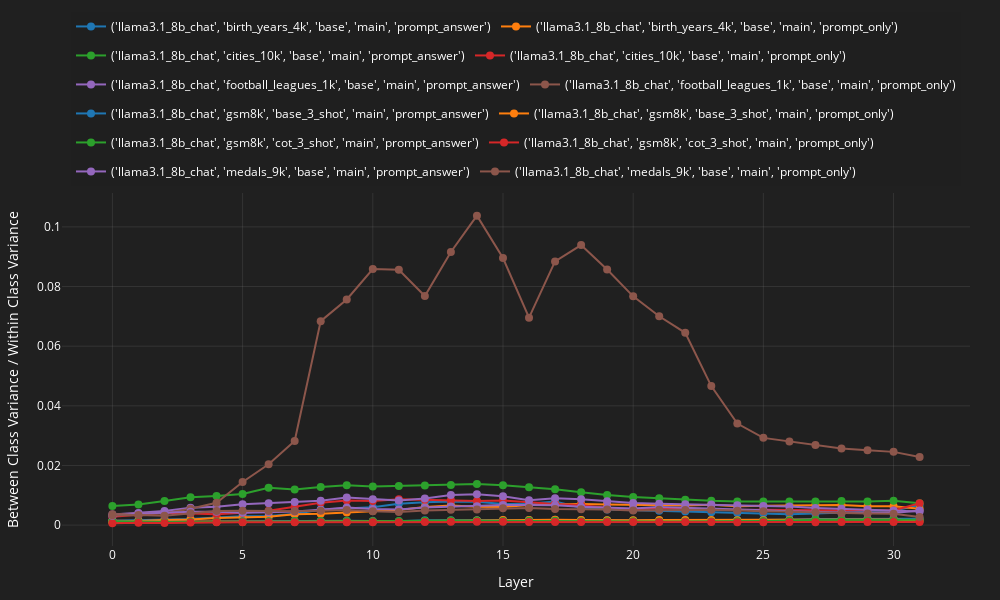

The notebook cell saved with this chart:
### Code cell
plot_interactive_lineplot(
    df_dict={str(k): v.set_index("layer")[["between_over_within_class_variance"]] for k, v in between_over_within_class_variance_df.groupby(["model_id", "dataset_id", "prompt_id", "subset_id", "input_type"])},
    x_label="Layer",
    y_label="Between Class Variance / Within Class Variance",
    save_path=f"./classification_data/figures/res_df_llama31_8B_4_memory_datasets_between_over_within_class_variance{PCA_COMONENTS_LABEL}.html"
)

### Figure 1 — Plotly figure (JSON) as saved in the notebook; plotly's stock layout.template omitted (floating-point values rounded to 4 significant figures)
{"data": [{"legendgroup": "('llama3.1_8b_chat', 'birth_years_4k', 'base', 'main', 'prompt_answer')", "line": {"color": "#1f77b4", "width": 2}, "marker": {"size": 8}, "mode": "lines+markers", "name": "('llama3.1_8b_chat', 'birth_years_4k', 'base', 'main', 'prompt_answer')", "type": "scatter", "x": [0, 1, 2, 3, 4, 5, 6, 7, 8, 9, 10, 11, 12, 13, 14, 15, 16, 17, 18, 19, 20, 21, 22, 23, 24, 25, 26, 27, 28, 29, 30, 31], "y": [0.001438, 0.001629, 0.001865, 0.002052, 0.002565, 0.002969, 0.00307, 0.003705, 0.005206, 0.005624, 0.005964, 0.007173, 0.007689, 0.007901, 0.00782, 0.00705, 0.007187, 0.007925, 0.005831, 0.005267, 0.005035, 0.004797, 0.004532, 0.004276, 0.004056, 0.003878, 0.003608, 0.003881, 0.004275, 0.004424, 0.004853, 0.006754]}, {"legendgroup": "('llama3.1_8b_chat', 'birth_years_4k', 'base', 'main', 'prompt_only')", "line": {"color": "#ff7f0e", "width": 2}, "marker": {"size": 8}, "mode": "lines+markers", "name": "('llama3.1_8b_chat', 'birth_years_4k', 'base', 'main', 'prompt_only')", "type": "scatter", "x": [0, 1, 2, 3, 4, 5, 6, 7, 8, 9, 10, 11, 12, 13, 14, 15, 16, 17, 18, 19, 20, 21, 22, 23, 24, 25, 26, 27, 28, 29, 30, 31], "y": [0.001421, 0.001388, 0.001716, 0.001907, 0.002419, 0.002524, 0.002827, 0.003604, 0.003772, 0.004257, 0.004738, 0.005046, 0.006056, 0.006564, 0.006141, 0.006091, 0.006778, 0.007058, 0.007105, 0.006887, 0.006718, 0.006724, 0.006598, 0.006863, 0.006367, 0.006513, 0.006667, 0.006771, 0.006767, 0.006294, 0.006335, 0.005519]}, {"legendgroup": "('llama3.1_8b_chat', 'cities_10k', 'base', 'main', 'prompt_answer')", "line": {"color": "#2ca02c", "width": 2}, "marker": {"size": 8}, "mode": "lines+markers", "name": "('llama3.1_8b_chat', 'cities_10k', 'base', 'main', 'prompt_answer')", "type": "scatter", "x": [0, 1, 2, 3, 4, 5, 6, 7, 8, 9, 10, 11, 12, 13, 14, 15, 16, 17, 18, 19, 20, 21, 22, 23, 24, 25, 26, 27, 28, 29, 30, 31], "y": [0.006407, 0.006933, 0.008097, 0.009309, 0.009789, 0.01042, 0.01252, 0.01194, 0.01277, 0.01338, 0.01294, 0.01314, 0.01327, 0.01348, 0.01376, 0.01336, 0.01269, 0.01202, 0.01105, 0.01006, 0.009387, 0.008967, 0.008488, 0.008145, 0.007957, 0.007943, 0.007929, 0.007913, 0.008057, 0.007956, 0.008202, 0.007296]}, {"legendgroup": "('llama3.1_8b_chat', 'cities_10k', 'base', 'main', 'prompt_only')", "line": {"color": "#d62728", "width": 2}, "marker": {"size": 8}, "mode": "lines+markers", "name": "('llama3.1_8b_chat', 'cities_10k', 'base', 'main', 'prompt_only')", "type": "scatter", "x": [0, 1, 2, 3, 4, 5, 6, 7, 8, 9, 10, 11, 12, 13, 14, 15, 16, 17, 18, 19, 20, 21, 22, 23, 24, 25, 26, 27, 28, 29, 30, 31], "y": [0.002846, 0.003352, 0.004108, 0.003922, 0.003602, 0.00411, 0.004815, 0.006171, 0.007514, 0.008249, 0.008076, 0.00868, 0.008538, 0.008378, 0.008085, 0.008224, 0.00754, 0.007058, 0.00662, 0.005846, 0.005334, 0.005679, 0.005526, 0.005306, 0.005039, 0.005153, 0.004981, 0.004851, 0.004869, 0.004944, 0.004924, 0.007346]}, {"legendgroup": "('llama3.1_8b_chat', 'football_leagues_1k', 'base', 'main', 'prompt_answer')", "line": {"color": "#9467bd", "width": 2}, "marker": {"size": 8}, "mode": "lines+markers", "name": "('llama3.1_8b_chat', 'football_leagues_1k', 'base', 'main', 'prompt_answer')", "type": "scatter", "x": [0, 1, 2, 3, 4, 5, 6, 7, 8, 9, 10, 11, 12, 13, 14, 15, 16, 17, 18, 19, 20, 21, 22, 23, 24, 25, 26, 27, 28, 29, 30, 31], "y": [0.00355, 0.004047, 0.004763, 0.00581, 0.006176, 0.006967, 0.007362, 0.007759, 0.008176, 0.00927, 0.008694, 0.008289, 0.008949, 0.01011, 0.01033, 0.009677, 0.008303, 0.00898, 0.008641, 0.008018, 0.007452, 0.007187, 0.006962, 0.006952, 0.006689, 0.00641, 0.006201, 0.005751, 0.005456, 0.005236, 0.004891, 0.004524]}, {"legendgroup": "('llama3.1_8b_chat', 'football_leagues_1k', 'base', 'main', 'prompt_only')", "line": {"color": "#8c564b", "width": 2}, "marker": {"size": 8}, "mode": "lines+markers", "name": "('llama3.1_8b_chat', 'football_leagues_1k', 'base', 'main', 'prompt_only')", "type": "scatter", "x": [0, 1, 2, 3, 4, 5, 6, 7, 8, 9, 10, 11, 12, 13, 14, 15, 16, 17, 18, 19, 20, 21, 22, 23, 24, 25, 26, 27, 28, 29, 30, 31], "y": [0.003628, 0.003773, 0.003965, 0.005509, 0.007464, 0.01444, 0.02042, 0.02822, 0.06839, 0.07566, 0.08584, 0.08563, 0.07681, 0.09159, 0.1038, 0.08957, 0.06955, 0.08843, 0.09389, 0.08573, 0.07671, 0.07002, 0.06448, 0.04661, 0.03405, 0.02925, 0.02806, 0.02687, 0.02565, 0.02511, 0.02456, 0.02283]}, {"legendgroup": "('llama3.1_8b_chat', 'gsm8k', 'base_3_shot', 'main', 'prompt_answer')", "line": {"color": "#1f77b4", "width": 2}, "marker": {"size": 8}, "mode": "lines+markers", "name": "('llama3.1_8b_chat', 'gsm8k', 'base_3_shot', 'main', 'prompt_answer')", "type": "scatter", "x": [0, 1, 2, 3, 4, 5, 6, 7, 8, 9, 10, 11, 12, 13, 14, 15, 16, 17, 18, 19, 20, 21, 22, 23, 24, 25, 26, 27, 28, 29, 30, 31], "y": [0.001177, 0.001093, 0.001016, 0.001098, 0.001216, 0.0013, 0.001291, 0.001371, 0.001374, 0.001494, 0.001415, 0.001315, 0.001598, 0.001627, 0.001607, 0.001656, 0.001695, 0.001778, 0.001736, 0.001633, 0.001584, 0.001562, 0.001578, 0.00155, 0.001614, 0.001684, 0.001799, 0.002064, 0.002055, 0.002119, 0.002209, 0.002153]}, {"legendgroup": "('llama3.1_8b_chat', 'gsm8k', 'base_3_shot', 'main', 'prompt_only')", "line": {"color": "#ff7f0e", "width": 2}, "marker": {"size": 8}, "mode": "lines+markers", "name": "('llama3.1_8b_chat', 'gsm8k', 'base_3_shot', 'main', 'prompt_only')", "type": "scatter", "x": [0, 1, 2, 3, 4, 5, 6, 7, 8, 9, 10, 11, 12, 13, 14, 15, 16, 17, 18, 19, 20, 21, 22, 23, 24, 25, 26, 27, 28, 29, 30, 31], "y": [0.000944, 0.00125, 0.001199, 0.001144, 0.001129, 0.001023, 0.001031, 0.001115, 0.001194, 0.001215, 0.001202, 0.001138, 0.001406, 0.001497, 0.001574, 0.001749, 0.001675, 0.001815, 0.001718, 0.00162, 0.00163, 0.001743, 0.001743, 0.001727, 0.001671, 0.001673, 0.001742, 0.001803, 0.001829, 0.001886, 0.001914, 0.001472]}, {"legendgroup": "('llama3.1_8b_chat', 'gsm8k', 'cot_3_shot', 'main', 'prompt_answer')", "line": {"color": "#2ca02c", "width": 2}, "marker": {"size": 8}, "mode": "lines+markers", "name": "('llama3.1_8b_chat', 'gsm8k', 'cot_3_shot', 'main', 'prompt_answer')", "type": "scatter", "x": [0, 1, 2, 3, 4, 5, 6, 7, 8, 9, 10, 11, 12, 13, 14, 15, 16, 17, 18, 19, 20, 21, 22, 23, 24, 25, 26, 27, 28, 29, 30, 31], "y": [0.001336, 0.001126, 0.001019, 0.001054, 0.001117, 0.001208, 0.001234, 0.001379, 0.001362, 0.001354, 0.001326, 0.001345, 0.001487, 0.001506, 0.001463, 0.001399, 0.001438, 0.00146, 0.001328, 0.0013, 0.001283, 0.001239, 0.001226, 0.001197, 0.001295, 0.001391, 0.001554, 0.001836, 0.001765, 0.001752, 0.001779, 0.001761]}, {"legendgroup": "('llama3.1_8b_chat', 'gsm8k', 'cot_3_shot', 'main', 'prompt_only')", "line": {"color": "#d62728", "width": 2}, "marker": {"size": 8}, "mode": "lines+markers", "name": "('llama3.1_8b_chat', 'gsm8k', 'cot_3_shot', 'main', 'prompt_only')", "type": "scatter", "x": [0, 1, 2, 3, 4, 5, 6, 7, 8, 9, 10, 11, 12, 13, 14, 15, 16, 17, 18, 19, 20, 21, 22, 23, 24, 25, 26, 27, 28, 29, 30, 31], "y": [0.0005912, 0.0007904, 0.0007326, 0.0008367, 0.0009989, 0.0009588, 0.0009427, 0.0009469, 0.000959, 0.0009385, 0.0009636, 0.0009616, 0.001086, 0.001151, 0.001135, 0.001091, 0.00108, 0.001071, 0.001075, 0.001065, 0.001012, 0.00102, 0.001053, 0.001009, 0.0009837, 0.0009975, 0.001016, 0.0009716, 0.00101, 0.001067, 0.001045, 0.001061]}, {"legendgroup": "('llama3.1_8b_chat', 'medals_9k', 'base', 'main', 'prompt_answer')", "line": {"color": "#9467bd", "width": 2}, "marker": {"size": 8}, "mode": "lines+markers", "name": "('llama3.1_8b_chat', 'medals_9k', 'base', 'main', 'prompt_answer')", "type": "scatter", "x": [0, 1, 2, 3, 4, 5, 6, 7, 8, 9, 10, 11, 12, 13, 14, 15, 16, 17, 18, 19, 20, 21, 22, 23, 24, 25, 26, 27, 28, 29, 30, 31], "y": [0.003135, 0.003862, 0.004171, 0.004477, 0.004487, 0.004177, 0.004353, 0.004573, 0.005148, 0.005905, 0.005418, 0.005272, 0.005914, 0.006228, 0.006327, 0.006727, 0.006761, 0.006622, 0.006154, 0.005856, 0.005569, 0.006051, 0.005835, 0.005561, 0.005361, 0.004978, 0.004682, 0.004384, 0.004194, 0.004077, 0.004094, 0.004908]}, {"legendgroup": "('llama3.1_8b_chat', 'medals_9k', 'base', 'main', 'prompt_only')", "line": {"color": "#8c564b", "width": 2}, "marker": {"size": 8}, "mode": "lines+markers", "name": "('llama3.1_8b_chat', 'medals_9k', 'base', 'main', 'prompt_only')", "type": "scatter", "x": [0, 1, 2, 3, 4, 5, 6, 7, 8, 9, 10, 11, 12, 13, 14, 15, 16, 17, 18, 19, 20, 21, 22, 23, 24, 25, 26, 27, 28, 29, 30, 31], "y": [0.003322, 0.003415, 0.003166, 0.003956, 0.004726, 0.00478, 0.004707, 0.00461, 0.004812, 0.005051, 0.004659, 0.004409, 0.004942, 0.00519, 0.005206, 0.005615, 0.005721, 0.005383, 0.005315, 0.005245, 0.004921, 0.005139, 0.005109, 0.005119, 0.004815, 0.004648, 0.004518, 0.004273, 0.003983, 0.003904, 0.003831, 0.002728]}], "layout": {"font": {"color": "white"}, "height": 600, "legend": {"bgcolor": "rgba(32, 32, 32, 0.8)", "orientation": "h", "x": 0.5, "xanchor": "center", "y": 1.02, "yanchor": "bottom"}, "margin": {"b": 50, "l": 50, "r": 30, "t": 100}, "paper_bgcolor": "rgba(32, 32, 32, 1)", "plot_bgcolor": "rgba(32, 32, 32, 1)", "showlegend": true, "title": {}, "width": 1000, "xaxis": {"gridcolor": "rgba(128, 128, 128, 0.2)", "title": {"text": "Layer"}, "zeroline": false}, "yaxis": {"gridcolor": "rgba(128, 128, 128, 0.2)", "title": {"text": "Between Class Variance / Within Class Variance"}, "zeroline": false}}}
